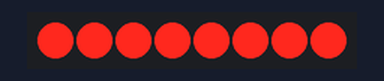
A sketch run on a simulated Arduino Uno, built with avr-gcc and run on an emulated ATmega328P. On the bench: 8 shift-register outputs drawn as a row of LEDs (first output left, lit = HIGH). Wiring (inferred from the names in the program): shift register (74HC595): data pin 11; shift clock pin 12; latch pin 8. Wiring (inferred from the signals the program sends): row of LEDs: on Q0, Q1, Q2, Q3, Q4, Q5, Q6, Q7.

Above: at 2.35 s.
At 2.95 s:
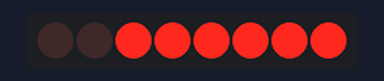
At 3.55 s:
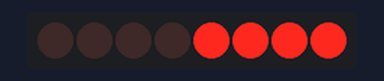
At 5.05 s:
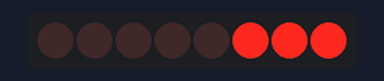
At 7.15 s:
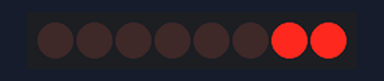
At 8.65 s:
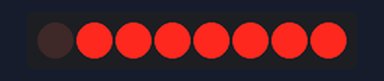
Timing chart, 0 to 9.1 s (numbered marks = the images above):
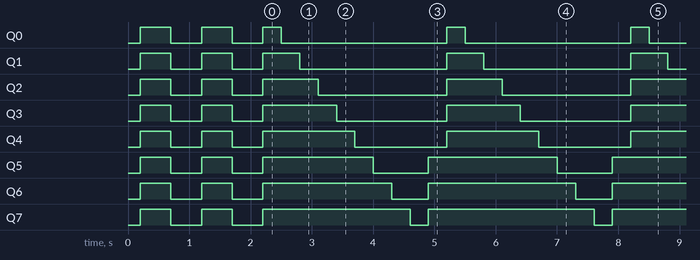

The sketch:

RGB_8x8_matrix_75hc595.ino
```cpp
/*
  Shift Register Example
  Turning on the outputs of a 74HC595 using an array

 Hardware:
 * 74HC595 shift register
 * LEDs attached to each of the outputs of the shift register

 */
//Pin connected to ST_CP of 74HC595
int latchPin = 8;
//Pin connected to SH_CP of 74HC595
int clockPin = 12;
////Pin connected to DS of 74HC595
int dataPin = 11;

//holders for infromation you're going to pass to shifting function
byte data;
byte dataArray[10];

void setup() {
  //set pins to output because they are addressed in the main loop
  pinMode(latchPin, OUTPUT);
  Serial.begin(9600);

  //Binary notation as comment
  dataArray[0] = 0xFF; //0b11111111
  dataArray[1] = 0xFE; //0b11111110
  dataArray[2] = 0xFC; //0b11111100
  dataArray[3] = 0xF8; //0b11111000
  dataArray[4] = 0xF0; //0b11110000
  dataArray[5] = 0xE0; //0b11100000
  dataArray[6] = 0xC0; //0b11000000
  dataArray[7] = 0x80; //0b10000000
  dataArray[8] = 0x00; //0b00000000
  dataArray[9] = 0xE0; //0b11100000

  //function that blinks all the LEDs
  //gets passed the number of blinks and the pause time
  blinkAll_2Bytes(2,500);
}

void loop() {

  for (int j = 0; j < 10; j++) {
    //load the light sequence you want from array
    data = dataArray[j];
    //ground latchPin and hold low for as long as you are transmitting
    digitalWrite(latchPin, 0);
    //move 'em out
    shiftOut(dataPin, clockPin, data);
    //return the latch pin high to signal chip that it
    //no longer needs to listen for information
    digitalWrite(latchPin, 1);
    delay(300);
  }
}


// the heart of the program
void shiftOut(int myDataPin, int myClockPin, byte myDataOut) {
  // This shifts 8 bits out MSB first,
  //on the rising edge of the clock,
  //clock idles low

  //internal function setup
  int i=0;
  int pinState;
  pinMode(myClockPin, OUTPUT);
  pinMode(myDataPin, OUTPUT);

  //clear everything out just in case to
  //prepare shift register for bit shifting
  digitalWrite(myDataPin, 0);
  digitalWrite(myClockPin, 0);

  //for each bit in the byte myDataOutï¿½
  //NOTICE THAT WE ARE COUNTING DOWN in our for loop
  //This means that %00000001 or "1" will go through such
  //that it will be pin Q0 that lights.
  for (i=7; i>=0; i--)  {
    digitalWrite(myClockPin, 0);

    //if the value passed to myDataOut and a bitmask result
    // true then... so if we are at i=6 and our value is
    // %11010100 it would the code compares it to %01000000
    // and proceeds to set pinState to 1.
    if ( myDataOut & (1<<i) ) {
      pinState= 1;
    }
    else {
      pinState= 0;
    }

    //Sets the pin to HIGH or LOW depending on pinState
    digitalWrite(myDataPin, pinState);
    //register shifts bits on upstroke of clock pin
    digitalWrite(myClockPin, 1);
    //zero the data pin after shift to prevent bleed through
    digitalWrite(myDataPin, 0);
  }

  //stop shifting
  digitalWrite(myClockPin, 0);
}


//blinks the whole register based on the number of times you want to
//blink "n" and the pause between them "d"
//starts with a moment of darkness to make sure the first blink
//has its full visual effect.
void blinkAll_2Bytes(int n, int d) {
  digitalWrite(latchPin, 0);
  shiftOut(dataPin, clockPin, 0);
  shiftOut(dataPin, clockPin, 0);
  digitalWrite(latchPin, 1);
  delay(200);
  for (int x = 0; x < n; x++) {
    digitalWrite(latchPin, 0);
    shiftOut(dataPin, clockPin, 255);
    shiftOut(dataPin, clockPin, 255);
    digitalWrite(latchPin, 1);
    delay(d);
    digitalWrite(latchPin, 0);
    shiftOut(dataPin, clockPin, 0);
    shiftOut(dataPin, clockPin, 0);
    digitalWrite(latchPin, 1);
    delay(d);
  }
}
```

Measured:
- by itself, Q0: goes LOW 0.50 s, HIGH 0.50 s, LOW 0.50 s, 12 × (HIGH 0.30 s, LOW 2.7 s), HIGH 0.30 s, then LOW
- by itself, Q1: goes LOW 0.50 s, HIGH 0.50 s, LOW 0.50 s, 12 × (HIGH 0.60 s, LOW 2.4 s), HIGH 0.60 s, then LOW
- by itself, Q2: goes LOW 0.50 s, HIGH 0.50 s, LOW 0.50 s, 12 × (HIGH 0.90 s, LOW 2.1 s), HIGH 0.90 s, then LOW
- by itself, Q3: goes LOW 0.50 s, HIGH 0.50 s, LOW 0.50 s, 12 × (HIGH 1.2 s, LOW 1.8 s), HIGH 1.2 s, then LOW
- by itself, Q4: goes LOW 0.50 s, HIGH 0.50 s, LOW 0.50 s, 12 × (HIGH 1.5 s, LOW 1.5 s), HIGH 1.5 s, then LOW
- by itself, Q5: goes LOW 0.50 s, HIGH 0.50 s, LOW 0.50 s, HIGH 1.8 s, 11 × (LOW 0.90 s, HIGH 2.1 s), LOW 0.90 s, then HIGH
- by itself, Q6: goes LOW 0.50 s, HIGH 0.50 s, LOW 0.50 s, HIGH 2.1 s, 11 × (LOW 0.60 s, HIGH 2.4 s), LOW 0.60 s, then HIGH
- by itself, Q7: goes LOW 0.50 s, HIGH 0.50 s, LOW 0.50 s, HIGH 2.4 s, 11 × (LOW 0.30 s, HIGH 2.7 s), LOW 0.30 s, then HIGH
